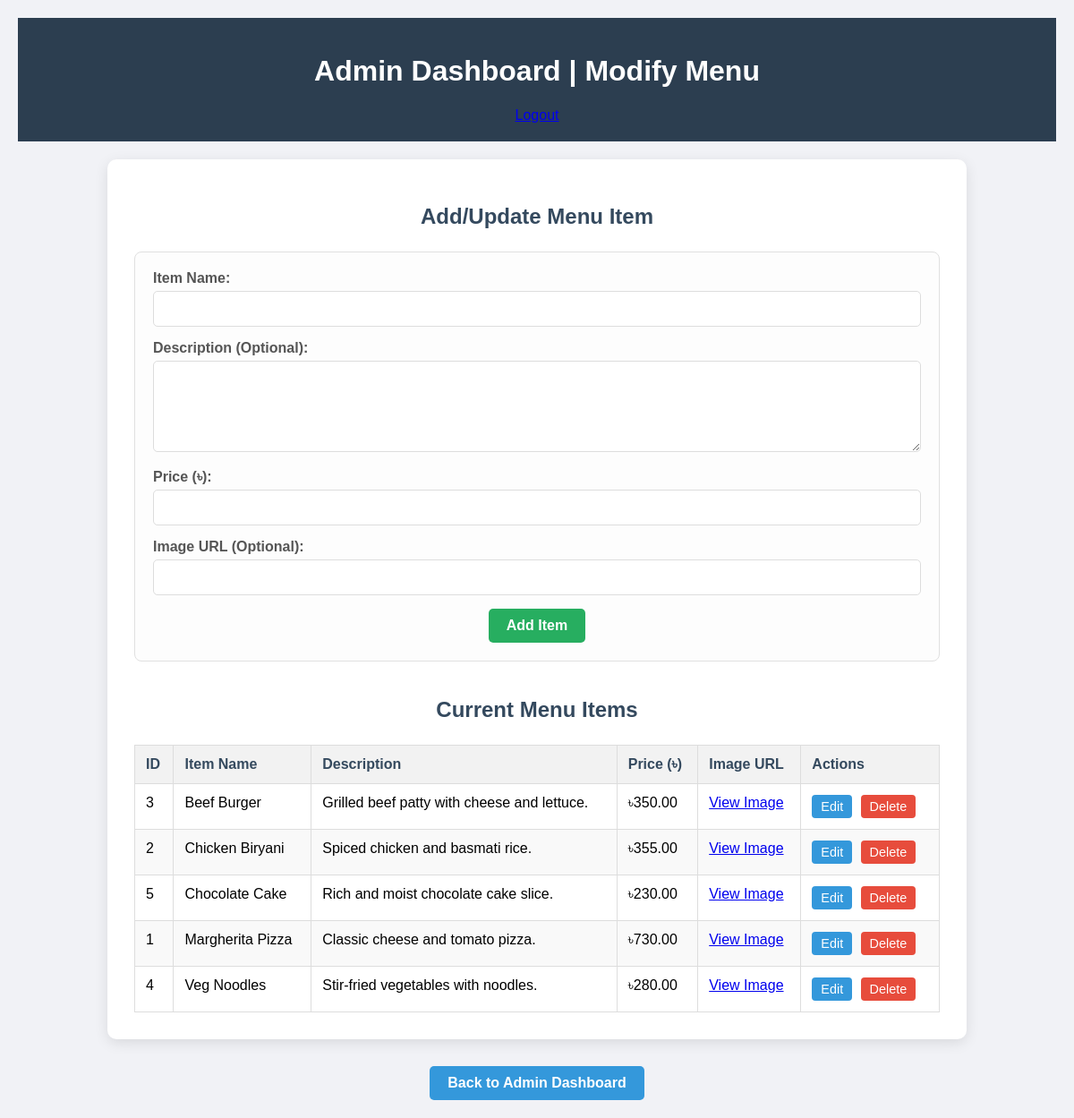
/add_menu.php (signed in), run on the app's committed database.
### tables this page shows
CREATE TABLE `menu` (
  `id` int(11) NOT NULL,
  `item_name` varchar(100) NOT NULL,
  `description` text DEFAULT NULL,
  `price` decimal(10,2) NOT NULL,
  `image_url` varchar(255) DEFAULT NULL
);

### add_menu.php (the view, shortened to what this page needs)
<?php
include 'db.php';
$menu_items = [];
$menu_message = '';
try {
    $stmt = $conn->prepare("SELECT id, item_name, description, price, image_url FROM menu ORDER BY item_name ASC");
    $stmt->execute();
    $result = $stmt->get_result();
    if ($result->num_rows > 0) {
        while ($row = $result->fetch_assoc()) {
            $menu_items[] = $row;
        }
    } else {
        $menu_message .= '<p class="message">No menu items found. Add some!</p>';
    }
} catch (Exception $e) {
    error_log("Error fetching menu items: " . $e->getMessage());
    $menu_message .= '<p class="message error">Error loading menu items. Please try again later.</p>';
}
?>
<!DOCTYPE html>
<html lang="en">
<head>
</head>
<body>
    <header>
        <h1>Admin Dashboard | Modify Menu</h1>
        <a class="logout-btn" href="logout.php">Logout</a>
    </header>
    <div class="container">
        <h2>Add/Update Menu Item</h2>
        <div class="form-section">
            <form action="add_menu.php" method="post">
                <div class="form-group">
                    <label for="item_name">Item Name:</label>
                    <input type="text" id="item_name" name="item_name" required>
                </div>
                <div class="form-group">
                    <label for="description">Description (Optional):</label>
                    <textarea id="description" name="description"></textarea>
                </div>
                <div class="form-group">
                    <label for="price">Price (৳):</label>
                    <input type="number" id="price" name="price" step="0.01" min="0" required>
                </div>
                <div class="form-group">
                    <label for="image_url">Image URL (Optional):</label>
                    <input type="text" id="image_url" name="image_url">
                </div>
                <button type="submit" class="submit-btn" id="menu_submit_btn">Add Item</button>
            </form>
        </div>
        <h2>Current Menu Items</h2>
        <?php if (!empty($menu_items)): ?>
            <table>
                <thead>
                    <tr>
                        <th>ID</th>
                        <th>Item Name</th>
                        <th>Description</th>
                        <th>Price (৳)</th>
                        <th>Image URL</th>
                        <th>Actions</th>
                    </tr>
                </thead>
                <tbody>
                    <?php foreach ($menu_items as $item): ?>
                        <tr>
                            <td><?= htmlspecialchars($item['id']); ?></td>
                            <td><?= htmlspecialchars($item['item_name']); ?></td>
                            <td><?= htmlspecialchars($item['description'] ?? 'N/A'); ?></td>
                            <td>৳<?= number_format($item['price'], 2); ?></td>
                            <td>
                                <?php if (!empty($item['image_url'])): ?>
                                    <a href="<?= htmlspecialchars($item['image_url']); ?>" target="_blank">View Image</a>
                                <?php else: ?>
                                    N/A
                                <?php endif; ?>
                            </td>
                            <td>
                                <button class="action-btn" onclick="editMenuItem(<?= htmlspecialchars(json_encode($item)); ?>)">Edit</button>
                                <a href="add_menu.php?action=delete&id=<?= htmlspecialchars($item['id']); ?>" class="action-btn delete-btn" onclick="return confirm('Are you sure you want to delete this menu item?');">Delete</a>
                            </td>
                        </tr>
                    <?php endforeach; ?>
                </tbody>
            </table>
        <?php else: ?>
            <p>No menu items available.</p>
        <?php endif; ?>
    </div>
    <div class="nav-links">
        <a href="admin_dashboard.php">Back to Admin Dashboard</a>
    </div>
</body>
</html>

### add_menu.php (style rules this page uses)
body { font-family: Arial, sans-serif; margin: 0; background: #f1f2f6; padding: 20px; }
header { background-color: #2c3e50; color: white; padding: 20px; text-align: center; margin-bottom: 20px; }
.container { background: white; padding: 30px; border-radius: 10px; box-shadow: 0 4px 15px rgba(0,0,0,0.1); max-width: 900px; width: 100%; margin: auto; text-align: center; }
h2 { color: #34495e; margin-bottom: 25px; }
.form-section { margin-bottom: 40px; padding: 20px; border: 1px solid #e0e0e0; border-radius: 8px; background-color: #fdfdfd; }
.form-group { margin-bottom: 15px; text-align: left; }
.form-group label { display: block; margin-bottom: 5px; font-weight: bold; color: #555; }
.form-group input[type="text"], .form-group input[type="number"], .form-group textarea { width: calc(100% - 22px); padding: 10px; border: 1px solid #ddd; border-radius: 5px; font-size: 1em; }
.form-group textarea { resize: vertical; min-height: 80px; }
.submit-btn { background-color: #27ae60; color: white; padding: 10px 20px; border: none; border-radius: 5px; cursor: pointer; font-size: 1em; font-weight: bold; transition: background-color 0.3s ease; }
table { width: 100%; border-collapse: collapse; margin-top: 20px; }
th, td { border: 1px solid #ddd; padding: 12px; text-align: left; vertical-align: top; }
th { background-color: #f2f2f2; color: #34495e; font-weight: bold; }
tr:nth-child(even) { background-color: #f9f9f9; }
.action-btn { background-color: #3498db; color: white; padding: 5px 10px; border: none; border-radius: 4px; cursor: pointer; text-decoration: none; font-size: 0.9em; margin-right: 5px; transition: background-color 0.3s ease; }
.delete-btn { background-color: #e74c3c; }
.nav-links { margin-top: 30px; text-align: center; }
.nav-links a { display: inline-block; background-color: #3498db; color: white; padding: 10px 20px; border-radius: 5px; text-decoration: none; font-weight: bold; margin: 0 10px; transition: background-color 0.3s ease; }

### data on the page
menu: id "3", item_name "Beef Burger", description "Grilled beef patty with cheese and lettuce.", price "350.00"
menu: id "2", item_name "Chicken Biryani", description "Spiced chicken and basmati rice.", price "355.00"
menu: id "5", item_name "Chocolate Cake", description "Rich and moist chocolate cake slice.", price "230.00"
menu: id "1", item_name "Margherita Pizza", description "Classic cheese and tomato pizza.", price "730.00"
menu: id "4", item_name "Veg Noodles", description "Stir-fried vegetables with noodles.", price "280.00"
